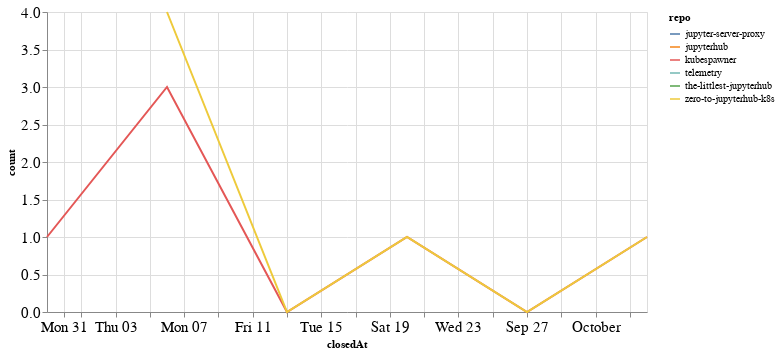

Notebook source saved alongside this figure:
### Code cell
closed_by_time = closed_by.groupby('repo').resample('W', on='closedAt').count()['author'].reset_index()
closed_by_time = closed_by_time.rename(columns={'author': 'count'})

alt.Chart(closed_by_time, width=600).mark_line().encode(
    x='closedAt',
    y='count',
    color='repo',
    tooltip="repo"
)

### Figure 1 — Vega-Lite specification as saved in the notebook (floating-point values rounded to 4 significant figures)
{"config": {"axisLeft": {"labelFontSize": 15}, "axisBottom": {"labelFontSize": 15}}, "data": {"name": "data-7d993f6eef6a3cae6985cbd4dc1c06a8"}, "mark": "line", "encoding": {"color": {"type": "nominal", "field": "repo"}, "tooltip": {"type": "nominal", "field": "repo"}, "x": {"type": "temporal", "field": "closedAt"}, "y": {"type": "quantitative", "field": "count"}}, "width": 600, "$schema": "https://vega.github.io/schema/vega-lite/v4.8.1.json", "datasets": {"data-7d993f6eef6a3cae6985cbd4dc1c06a8": [{"repo": "jupyter-server-proxy", "closedAt": "2020-09-20T00:00:00", "count": 2}, {"repo": "jupyterhub", "closedAt": "2020-09-20T00:00:00", "count": 1}, {"repo": "kubespawner", "closedAt": "2020-08-30T00:00:00", "count": 1}, {"repo": "kubespawner", "closedAt": "2020-09-06T00:00:00", "count": 3}, {"repo": "kubespawner", "closedAt": "2020-09-13T00:00:00", "count": 0}, {"repo": "kubespawner", "closedAt": "2020-09-20T00:00:00", "count": 1}, {"repo": "kubespawner", "closedAt": "2020-09-27T00:00:00", "count": 0}, {"repo": "kubespawner", "closedAt": "2020-10-04T00:00:00", "count": 1}, {"repo": "telemetry", "closedAt": "2020-08-30T00:00:00", "count": 1}, {"repo": "the-littlest-jupyterhub", "closedAt": "2020-09-20T00:00:00", "count": 1}, {"repo": "zero-to-jupyterhub-k8s", "closedAt": "2020-09-06T00:00:00", "count": 4}, {"repo": "zero-to-jupyterhub-k8s", "closedAt": "2020-09-13T00:00:00", "count": 0}, {"repo": "zero-to-jupyterhub-k8s", "closedAt": "2020-09-20T00:00:00", "count": 1}, {"repo": "zero-to-jupyterhub-k8s", "closedAt": "2020-09-27T00:00:00", "count": 0}, {"repo": "zero-to-jupyterhub-k8s", "closedAt": "2020-10-04T00:00:00", "count": 1}]}}
